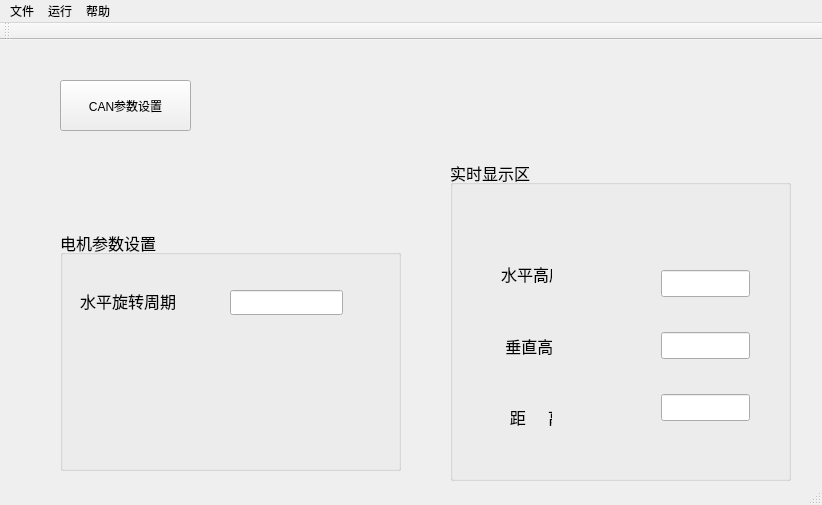
<?xml version="1.0" encoding="UTF-8"?>
<ui version="4.0">
 <class>StepMotor</class>
 <widget class="QMainWindow" name="StepMotor">
  <property name="geometry">
   <rect>
    <x>0</x>
    <y>0</y>
    <width>822</width>
    <height>505</height>
   </rect>
  </property>
  <property name="windowTitle">
   <string>StepMotor</string>
  </property>
  <widget class="QWidget" name="centralWidget">
   <widget class="QPushButton" name="pB_Can_Set">
    <property name="geometry">
     <rect>
      <x>60</x>
      <y>40</y>
      <width>131</width>
      <height>51</height>
     </rect>
    </property>
    <property name="text">
     <string>CAN参数设置</string>
    </property>
   </widget>
   <widget class="QGroupBox" name="groupBox">
    <property name="geometry">
     <rect>
      <x>60</x>
      <y>190</y>
      <width>341</width>
      <height>241</height>
     </rect>
    </property>
    <property name="font">
     <font>
      <pointsize>12</pointsize>
     </font>
    </property>
    <property name="title">
     <string>电机参数设置</string>
    </property>
    <widget class="QLabel" name="label">
     <property name="geometry">
      <rect>
       <x>20</x>
       <y>60</y>
       <width>101</width>
       <height>21</height>
      </rect>
     </property>
     <property name="font">
      <font>
       <pointsize>12</pointsize>
      </font>
     </property>
     <property name="text">
      <string>水平旋转周期</string>
     </property>
    </widget>
    <widget class="QLineEdit" name="lE_Horizon_Set">
     <property name="geometry">
      <rect>
       <x>170</x>
       <y>60</y>
       <width>113</width>
       <height>25</height>
      </rect>
     </property>
    </widget>
   </widget>
   <widget class="QGroupBox" name="groupBox_2">
    <property name="geometry">
     <rect>
      <x>450</x>
      <y>120</y>
      <width>341</width>
      <height>321</height>
     </rect>
    </property>
    <property name="font">
     <font>
      <pointsize>12</pointsize>
     </font>
    </property>
    <property name="title">
     <string>实时显示区</string>
    </property>
    <widget class="QWidget" name="">
     <property name="geometry">
      <rect>
       <x>40</x>
       <y>70</y>
       <width>73</width>
       <height>231</height>
      </rect>
     </property>
     <layout class="QVBoxLayout" name="verticalLayout">
      <item>
       <widget class="QLabel" name="lb_Horizon_Heigh">
        <property name="text">
         <string>水平高度</string>
        </property>
       </widget>
      </item>
      <item>
       <widget class="QLabel" name="lb_Vertical_Heigh">
        <property name="text">
         <string> 垂直高度</string>
        </property>
       </widget>
      </item>
      <item>
       <widget class="QLabel" name="lb_Distance">
        <property name="text">
         <string>  距     离</string>
        </property>
       </widget>
      </item>
     </layout>
    </widget>
    <widget class="QWidget" name="">
     <property name="geometry">
      <rect>
       <x>200</x>
       <y>70</y>
       <width>111</width>
       <height>231</height>
      </rect>
     </property>
     <layout class="QVBoxLayout" name="verticalLayout_2">
      <item>
       <widget class="QLineEdit" name="lE_Horizon_Heigh"/>
      </item>
      <item>
       <widget class="QLineEdit" name="lE_Horizon_Heigh_2"/>
      </item>
      <item>
       <widget class="QLineEdit" name="lE_Distance"/>
      </item>
     </layout>
    </widget>
   </widget>
  </widget>
  <widget class="QMenuBar" name="menuBar">
   <property name="geometry">
    <rect>
     <x>0</x>
     <y>0</y>
     <width>822</width>
     <height>23</height>
    </rect>
   </property>
   <widget class="QMenu" name="menu_file">
    <property name="title">
     <string>文件</string>
    </property>
    <addaction name="action"/>
    <addaction name="action_2"/>
   </widget>
   <widget class="QMenu" name="menu_run">
    <property name="title">
     <string>运行</string>
    </property>
    <addaction name="action_3"/>
    <addaction name="action_4"/>
    <addaction name="action_Exit"/>
   </widget>
   <widget class="QMenu" name="menu_help">
    <property name="title">
     <string>帮助</string>
    </property>
   </widget>
   <addaction name="menu_file"/>
   <addaction name="menu_run"/>
   <addaction name="menu_help"/>
  </widget>
  <widget class="QToolBar" name="mainToolBar">
   <attribute name="toolBarArea">
    <enum>TopToolBarArea</enum>
   </attribute>
   <attribute name="toolBarBreak">
    <bool>false</bool>
   </attribute>
  </widget>
  <widget class="QStatusBar" name="statusBar"/>
  <action name="action">
   <property name="text">
    <string>保存配置文件</string>
   </property>
  </action>
  <action name="action_2">
   <property name="text">
    <string>导入配置文件</string>
   </property>
  </action>
  <action name="action_3">
   <property name="text">
    <string>开始</string>
   </property>
  </action>
  <action name="action_4">
   <property name="text">
    <string>停止</string>
   </property>
  </action>
  <action name="action_Exit">
   <property name="text">
    <string>退出</string>
   </property>
  </action>
 </widget>
 <layoutdefault spacing="6" margin="11"/>
 <resources/>
 <connections/>
</ui>
